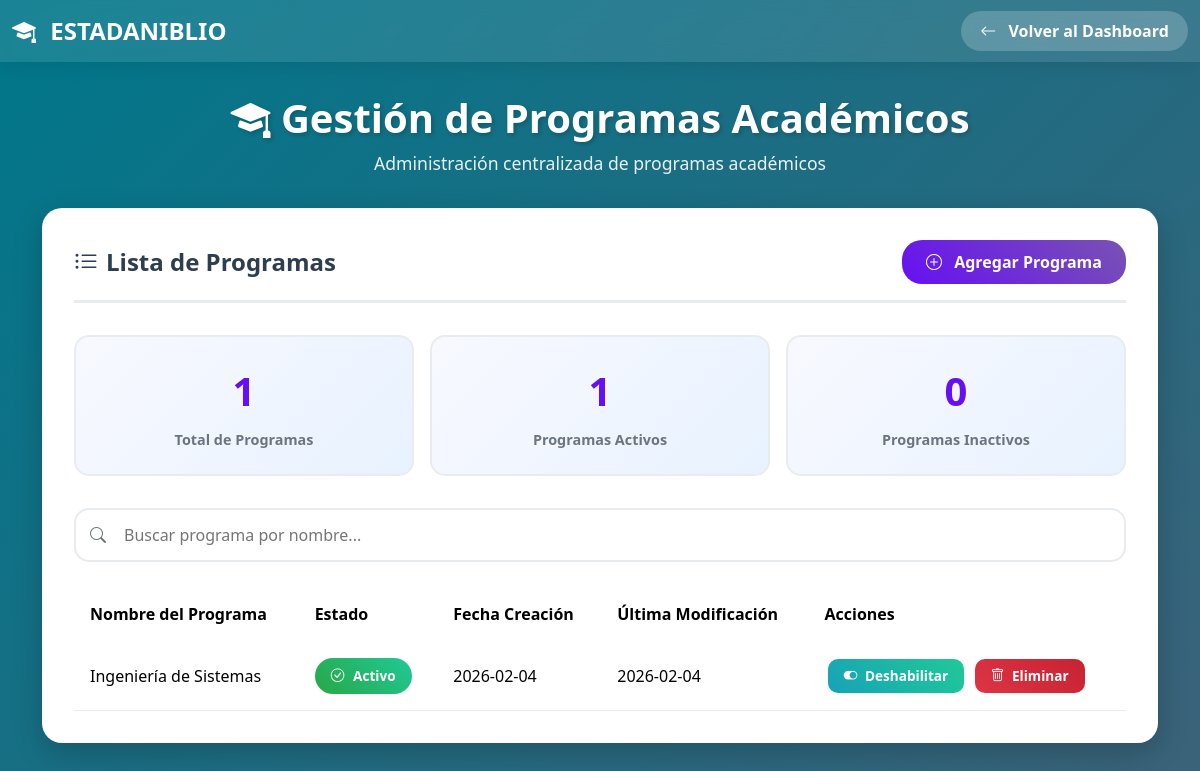
/programas (signed in), run on the app's committed database.
### tables this page shows
CREATE TABLE programas (
                id INTEGER PRIMARY KEY AUTOINCREMENT,
                nombre TEXT UNIQUE NOT NULL,
                activo INTEGER DEFAULT 1,
                fecha_creacion TIMESTAMP DEFAULT CURRENT_TIMESTAMP,
                fecha_modificacion TIMESTAMP DEFAULT CURRENT_TIMESTAMP
            );

### app.py (the view)
@app.route("/programas")
def gestion_programas():
    if 'usuario' not in session:
        return redirect(url_for('login'))
    try:
        with get_db_connection() as conn:
            cursor = conn.cursor()
            cursor.execute("""
                SELECT id, nombre, activo,
                       fecha_creacion, fecha_modificacion
                FROM programas
                ORDER BY nombre ASC
            """)
            programas = cursor.fetchall()
        return render_template("gestion_programas.html", programas=programas)
    except Exception as e:
        return render_template("gestion_programas.html",
                             error=f"Error al cargar programas: {str(e)}",
                             programas=[])

### app.py (called while the page is built)
def get_db_connection():
    conn = sqlite3.connect("biblioteca.db")
    conn.row_factory = sqlite3.Row
    return conn

### templates/gestion_programas.html (shortened to what this page needs)
<!DOCTYPE html>
<html lang="es">
<head>
    <link href="https://cdn.jsdelivr.net/npm/bootstrap@5.3.3/dist/css/bootstrap.min.css" rel="stylesheet">
    <link href="https://cdn.jsdelivr.net/npm/bootstrap-icons@1.11.1/font/bootstrap-icons.css" rel="stylesheet">
</head>
<body>
    <nav class="navbar navbar-expand-lg navbar-dark">
        <div class="container-fluid">
            <a class="navbar-brand" href="{{ url_for('dashboard') }}">
                <i class="bi bi-mortarboard-fill me-2"></i>
                ESTADANIBLIO
            </a>
            <div class="ms-auto">
                <a href="{{ url_for('dashboard') }}" class="btn btn-back">
                    <i class="bi bi-arrow-left me-2"></i>
                    Volver al Dashboard
                </a>
            </div>
        </div>
    </nav>
    <div class="container main-container">
        <div class="header-section">
            <h1 class="header-title">
                <i class="bi bi-mortarboard-fill"></i>
                Gestión de Programas Académicos
            </h1>
            <p class="header-subtitle">
                Administración centralizada de programas académicos
            </p>
        </div>
        <div class="content-card">
            <div class="section-header">
                <h2 class="section-title">
                    <i class="bi bi-list-ul"></i>
                    Lista de Programas
                </h2>
                <button class="btn btn-add" data-bs-toggle="modal" data-bs-target="#addProgramModal">
                    <i class="bi bi-plus-circle me-2"></i>
                    Agregar Programa
                </button>
            </div>
            <div class="stats-row">
                <div class="stat-card">
                    <div class="stat-value" id="totalPrograms">{{ programas|length if programas else 0 }}</div>
                    <div class="stat-label">Total de Programas</div>
                </div>
                <div class="stat-card">
                    <div class="stat-value" id="activePrograms">
                        {{ programas|selectattr('activo', 'equalto', 1)|list|length if programas else 0 }}
                    </div>
                    <div class="stat-label">Programas Activos</div>
                </div>
                <div class="stat-card">
                    <div class="stat-value" id="inactivePrograms">
                        {{ programas|selectattr('activo', 'equalto', 0)|list|length if programas else 0 }}
                    </div>
                    <div class="stat-label">Programas Inactivos</div>
                </div>
            </div>
            <div class="search-box">
                <i class="bi bi-search"></i>
                <input type="text" id="searchInput" placeholder="Buscar programa por nombre...">
            </div>
            <div class="table-container">
                {% if programas and programas|length > 0 %}
                <table class="table programs-table">
                    <thead>
                        <tr>
                            <th>Nombre del Programa</th>
                            <th>Estado</th>
                            <th>Fecha Creación</th>
                            <th>Última Modificación</th>
                            <th>Acciones</th>
                        </tr>
                    </thead>
                    <tbody id="programsTableBody">
                        {% for programa in programas %}
                        <tr data-program-id="{{ programa[0] }}"
                            data-nombre="{{ programa[1] }}">
                            <td>{{ programa[1] }}</td>
                            <td>
                                {% if programa[2] == 1 %}
                                <span class="badge-status badge-active">
                                    <i class="bi bi-check-circle me-1"></i>
                                    Activo
                                </span>
                                {% else %}
                                <span class="badge-status badge-inactive">
                                    <i class="bi bi-x-circle me-1"></i>
                                    Inactivo
                                </span>
                                {% endif %}
                            </td>
                            <td>{{ programa[3][:10] if programa[3] else 'N/A' }}</td>
                            <td>{{ programa[4][:10] if programa[4] else 'N/A' }}</td>
                            <td>
                                <button class="btn btn-action btn-toggle"
                                        onclick="toggleProgram({{ programa[0] }}, {{ programa[2] }})">
                                    {% if programa[2] == 1 %}
                                    <i class="bi bi-toggle-on me-1"></i>
                                    Deshabilitar
                                    {% else %}
                                    <i class="bi bi-toggle-off me-1"></i>
                                    Habilitar
                                    {% endif %}
                                </button>
                                <button class="btn btn-action btn-delete"
                                        onclick="confirmDelete({{ programa[0] }}, '{{ programa[1] }}')">
                                    <i class="bi bi-trash me-1"></i>
                                    Eliminar
                                </button>
                            </td>
                        </tr>
                        {% endfor %}
                    </tbody>
                </table>
                {% else %}
                <div class="empty-state">
                    <i class="bi bi-inbox"></i>
                    <h4>No hay programas registrados</h4>
                    <p>Agrega tu primer programa académico haciendo clic en el botón "Agregar Programa"</p>
                </div>
                {% endif %}
            </div>
        </div>
    </div>
</body>
</html>

### templates/gestion_programas.html (style rules this page uses)
body { background: linear-gradient(135deg, #00778B 0%, #3c6279 100%); min-height: 100vh; font-family: 'Segoe UI', Tahoma, Geneva, Verdana, sans-serif; }
.navbar { background: rgba(255, 255, 255, 0.1) !important; backdrop-filter: blur(10px); box-shadow: 0 2px 20px rgba(0,0,0,0.1); }
.navbar-brand { font-weight: bold; font-size: 1.5rem; color: white !important; }
.btn-back { background: rgba(255,255,255,0.2); color: white; border: none; border-radius: 20px; padding: 0.5rem 1.2rem; font-weight: 600; transition: all 0.3s ease; }
.main-container { margin-top: 2rem; margin-bottom: 3rem; }
.header-section { text-align: center; color: white; margin-bottom: 2rem; }
.header-title { font-size: 2.5rem; font-weight: bold; margin-bottom: 0.5rem; text-shadow: 2px 2px 4px rgba(0,0,0,0.2); }
.header-subtitle { font-size: 1.1rem; opacity: 0.9; }
.content-card { background: white; border-radius: 20px; box-shadow: 0 10px 30px rgba(0,0,0,0.2); padding: 2rem; margin-bottom: 2rem; }
.section-header { display: flex; justify-content: space-between; align-items: center; margin-bottom: 2rem; padding-bottom: 1rem; border-bottom: 3px solid #e9ecef; }
.section-title { font-size: 1.5rem; font-weight: bold; color: #2c3e50; margin: 0; display: flex; align-items: center; gap: 0.5rem; }
.btn-add { background: linear-gradient(45deg, #6610f2, #7952b3); color: white; border: none; border-radius: 20px; padding: 0.6rem 1.5rem; font-weight: 600; transition: all 0.3s ease; }
.stats-row { display: flex; gap: 1rem; margin-bottom: 2rem; }
.stat-card { flex: 1; background: linear-gradient(135deg, #f8f9ff 0%, #e8f2ff 100%); border-radius: 15px; padding: 1.5rem; text-align: center; border: 2px solid #e9ecef; }
.stat-value { font-size: 2.5rem; font-weight: bold; color: #6610f2; margin-bottom: 0.5rem; }
.stat-label { color: #6c757d; font-weight: 600; font-size: 0.9rem; }
.search-box { position: relative; margin-bottom: 1.5rem; }
.search-box input { width: 100%; padding: 0.8rem 1rem 0.8rem 3rem; border: 2px solid #e9ecef; border-radius: 15px; font-size: 1rem; transition: all 0.3s ease; }
.search-box i { position: absolute; left: 1rem; top: 50%; transform: translateY(-50%); color: #6c757d; }
.table-container { overflow-x: auto; }
.programs-table { width: 100%; margin-bottom: 0; }
.programs-table thead { background: linear-gradient(135deg, #6610f2, #7952b3); color: white; }
.programs-table thead th { padding: 1rem; font-weight: 600; border: none; white-space: nowrap; }
.programs-table tbody td { padding: 1rem; vertical-align: middle; border-bottom: 1px solid #e9ecef; }
.badge-status { padding: 0.5rem 1rem; border-radius: 20px; font-weight: 600; font-size: 0.85rem; display: inline-flex; align-items: center; gap: 0.3rem; }
.badge-active { background: linear-gradient(45deg, #28a745, #20c997); color: white; }
.btn-action { padding: 0.4rem 1rem; border-radius: 10px; border: none; font-weight: 600; transition: all 0.3s ease; font-size: 0.85rem; margin: 0 0.2rem; }
.btn-toggle { background: linear-gradient(45deg, #17a2b8, #20c997); color: white; }
.btn-delete { background: linear-gradient(45deg, #dc3545, #c82333); color: white; }

### data on the page
programas: nombre "Ingeniería de Sistemas", activo 1 (drawn), fecha_creacion "2026-02-04", fecha_modificacion "2026-02-04"

### other printed values
{{ programas|length if programas else 0 }} "1"
